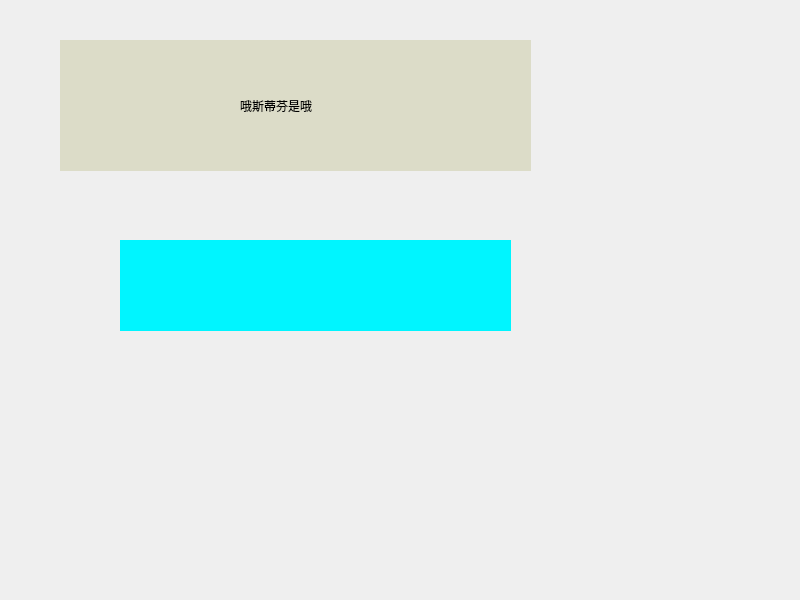
<?xml version="1.0" encoding="UTF-8"?>
<ui version="4.0">
 <class>Widget</class>
 <widget class="QWidget" name="Widget">
  <property name="geometry">
   <rect>
    <x>0</x>
    <y>0</y>
    <width>800</width>
    <height>600</height>
   </rect>
  </property>
  <property name="windowTitle">
   <string>Widget</string>
  </property>
  <widget class="QWidget" name="widget" native="true">
   <property name="geometry">
    <rect>
     <x>60</x>
     <y>40</y>
     <width>471</width>
     <height>131</height>
    </rect>
   </property>
   <property name="styleSheet">
    <string notr="true">QWidget{background-color:rgb(220,220,200)}</string>
   </property>
   <widget class="QLabel" name="label">
    <property name="geometry">
     <rect>
      <x>180</x>
      <y>50</y>
      <width>111</width>
      <height>31</height>
     </rect>
    </property>
    <property name="text">
     <string>哦斯蒂芬是哦</string>
    </property>
   </widget>
  </widget>
  <widget class="QWidget" name="widget_2" native="true">
   <property name="geometry">
    <rect>
     <x>120</x>
     <y>240</y>
     <width>391</width>
     <height>91</height>
    </rect>
   </property>
   <property name="styleSheet">
    <string notr="true">QWidget{
	background-color:#00F5FF
}</string>
   </property>
  </widget>
 </widget>
 <resources/>
 <connections/>
</ui>
